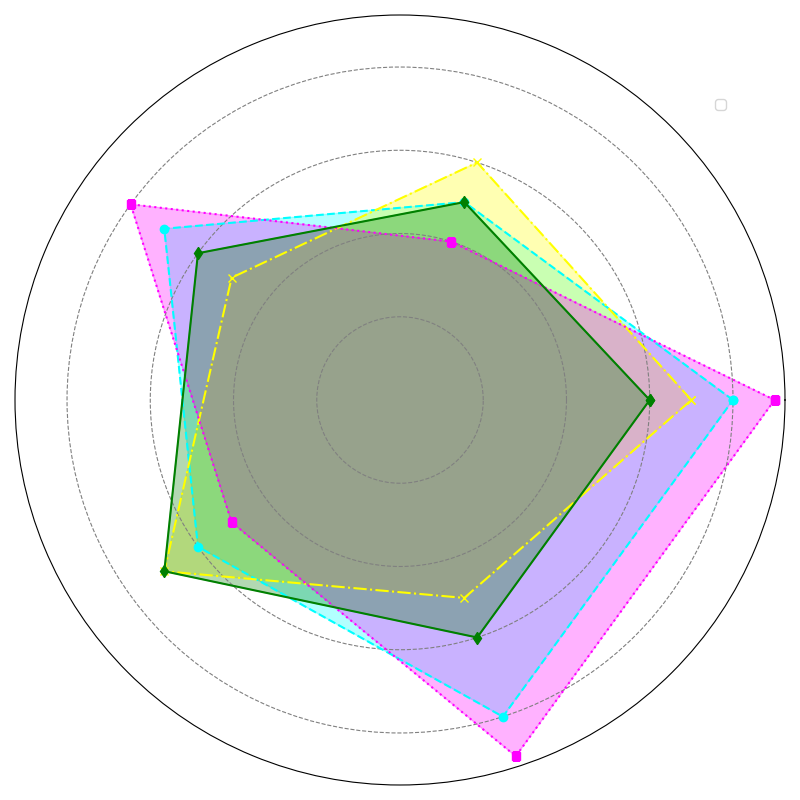

The script that drew this image:
import numpy as np
import matplotlib.pyplot as plt

categories = ['Temperature', 'Humidity', 'Visibility', 'Air Quality', 'Traffic']
bike = [8, 5, 7, 6, 8]
bus = [7, 6, 5, 7, 5]
car = [9, 4, 8, 5, 9]
walking = [6, 5, 6, 7, 6]  # Additional data series

num_vars = len(categories)
angles = np.linspace(0, 2 * np.pi, num_vars, endpoint=False).tolist()
bike += bike[:1]
bus += bus[:1]
car += car[:1]
walking += walking[:1]  # Complete the cycle for closing the radar chart
angles += angles[:1]

fig, ax = plt.subplots(figsize=(8, 8), subplot_kw=dict(polar=True))

ax.fill(angles, bike, color='cyan', alpha=0.3)
ax.fill(angles, bus, color='yellow', alpha=0.3)
ax.fill(angles, car, color='magenta', alpha=0.3)
ax.fill(angles, walking, color='green', alpha=0.3)  # New data series styling

ax.plot(angles, bike, linestyle='--', color='cyan', linewidth=1.5, marker='o')
ax.plot(angles, bus, linestyle='-.', color='yellow', linewidth=1.5, marker='x')
ax.plot(angles, car, linestyle=':', color='magenta', linewidth=1.5, marker='s')
ax.plot(angles, walking, linestyle='-', color='green', linewidth=1.5, marker='d')  # New data series

ax.set_yticklabels([])
ax.set_xticks([])
plt.legend(loc='upper left', bbox_to_anchor=(0.9, 0.9))

ax.grid(color='gray', linestyle='dashed')

plt.tight_layout()
plt.show()
